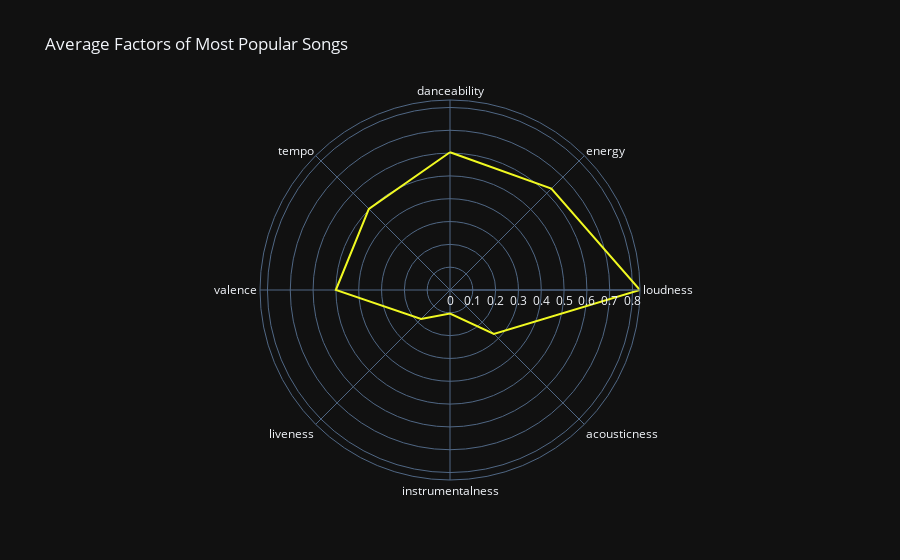

Source (notebook cell):
### Code cell
#  kindly visualize this with a line_polar using plotly express
fig = px.line_polar(popsong_qualities, 
                    r=popsong_qualities,
                    theta=relevant_qualities,
                    line_close=True,
                    color_discrete_sequence=px.colors.sequential.Plasma_r,
                    template="plotly_dark",
                    title="Average Factors of Most Popular Songs")
fig.show()

### Figure 1 — Plotly figure (JSON) as saved in the notebook; plotly's stock layout.template omitted (floating-point values rounded to 4 significant figures)
{"data": [{"hovertemplate": "r=%{r}<br>theta=%{theta}<extra></extra>", "legendgroup": "", "line": {"color": "#f0f921", "dash": "solid"}, "marker": {"symbol": "circle"}, "mode": "lines", "name": "", "r": [0.6038, 0.6281, 0.8327, 0.2719, 0.1033, 0.1792, 0.5003, 0.5028, 0.6038], "showlegend": false, "subplot": "polar", "theta": ["danceability", "energy", "loudness", "acousticness", "instrumentalness", "liveness", "valence", "tempo", "danceability"], "type": "scatterpolar"}], "layout": {"legend": {"tracegroupgap": 0}, "polar": {"angularaxis": {"direction": "clockwise", "rotation": 90}, "domain": {"x": [0, 1], "y": [0, 1]}}, "title": {"text": "Average Factors of Most Popular Songs"}}}
